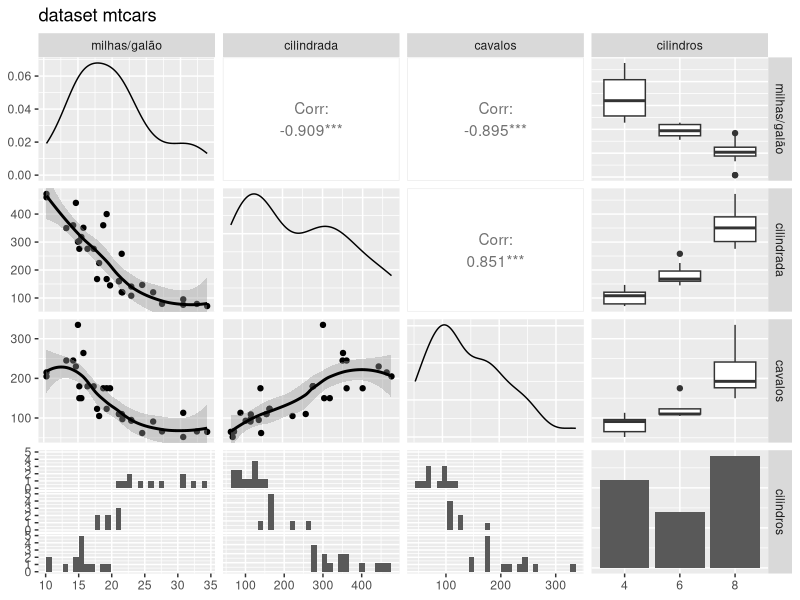
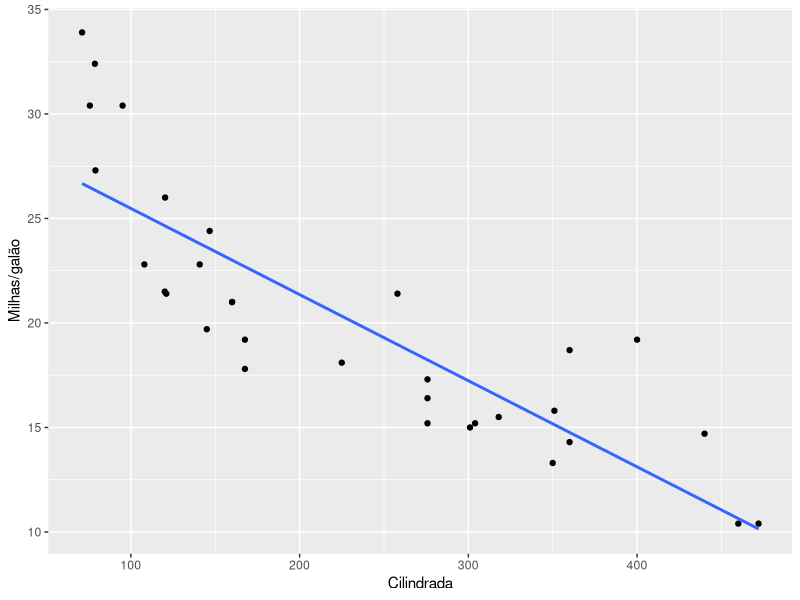

Source code (R) for these figures, in order:
## ---- chunk 1
library(GGally)
library(knitr)
library(dplyr)
library(kableExtra)

knitr::opts_chunk$set(echo = FALSE)
## ---- chunk 2
mtcars %>%
  select(mpg, disp, hp) %>%
  cor(method="pearson") %>%
    kable(caption="Tabela 1: Correlação linear de Pearson entre variáveis do dataset mtcars") %>%
      kable_styling(full_width=FALSE)
## ---- chunk 3

## ---- chunk 4
# Definimos a variável cyl como discreta
mtcars$cyl <- as.factor(mtcars$cyl)

ggpairs(data = mtcars,
        columns = c("mpg", "disp", "hp", "cyl"),
        columnLabels = c("milhas/galão",
                         "cilindrada",
                         "cavalos",
                         "cilindros"),
        title = "dataset mtcars",
        # Trocamos a medida de correlação das variáveis contínuas exibidas acima da
        # diagonal superior pela medida de Spearman
        upper = list(continuous = wrap("cor", method = "spearman")),
        # Escolhemos o gráfico de dispersão com a curva alisada para as variáveis
        # contínuas da parte inferior
        lower = list(continuous = "smooth_loess",
        # Já na diagonal, veremos gráficos de barras para as variáveis discretas
        diag = list(discrete="barDiag"))
)
## ---- chunk 5
mtcars$cyl <- as.numeric(mtcars$cyl)
## ---- chunk 6

## ---- chunk 7
mtcars %>%
  ggplot(aes(x=disp, y=mpg))+
  geom_point(stat="identity")+
  geom_smooth(se=FALSE, method="lm")+
  labs(x="Cilindrada", y="Milhas/galão")
## ---- chunk 8
cor.test(mtcars$disp, mtcars$mpg,
         alternative = "less", method = "spearman",
         conf.level=0.05)
